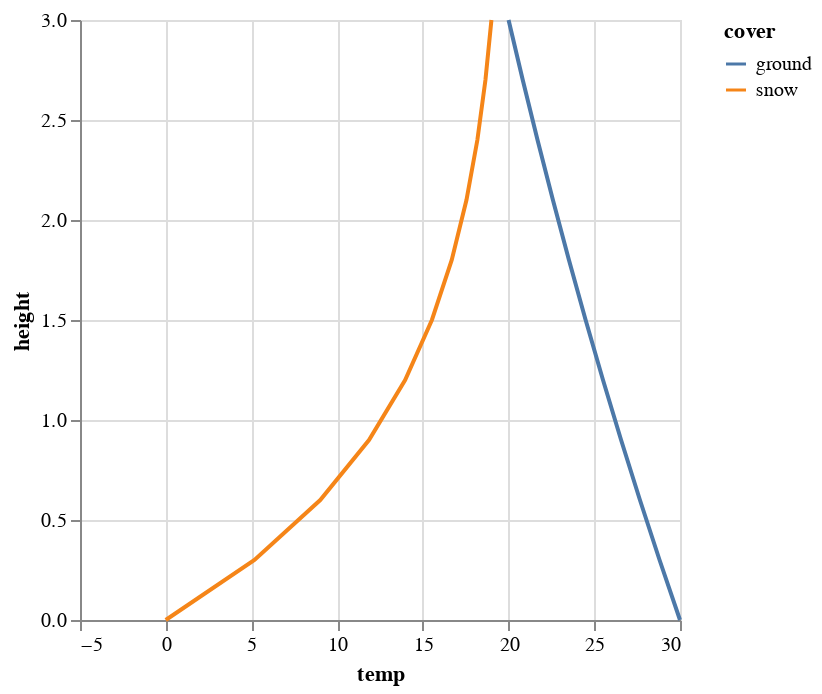

The notebook cell saved with this chart:
### Code cell
src = pd.concat([
    pd.DataFrame({
        'height': np.linspace(0, 3, 11),
        'temp': 20 - np.logspace(np.log10(20), 0, 11),
        'cover': 'snow'
    }),
    pd.DataFrame({
        'height': np.linspace(0, 3, 11),
        'temp': np.logspace(np.log10(30), np.log10(20), 11),
        'cover': 'ground'
    })
])
alt.Chart(src).mark_line().encode(
    alt.X('temp'),
    alt.Y('height'),
    alt.Color('cover')
)

### Figure 1 — Vega-Lite specification as saved in the notebook (floating-point values rounded to 4 significant figures)
{"config": {"view": {"continuousWidth": 300, "continuousHeight": 300}}, "data": {"name": "data-e7fa2b2c83157b4af7faf97d131e3408"}, "mark": {"type": "line"}, "encoding": {"color": {"field": "cover", "type": "nominal"}, "x": {"field": "temp", "type": "quantitative"}, "y": {"field": "height", "type": "quantitative"}}, "$schema": "https://vega.github.io/schema/vega-lite/v5.20.1.json", "datasets": {"data-e7fa2b2c83157b4af7faf97d131e3408": [{"height": 0.0, "temp": -3.553e-15, "cover": "snow"}, {"height": 0.3, "temp": 5.177, "cover": "snow"}, {"height": 0.6, "temp": 9.014, "cover": "snow"}, {"height": 0.9, "temp": 11.86, "cover": "snow"}, {"height": 1.2, "temp": 13.97, "cover": "snow"}, {"height": 1.5, "temp": 15.53, "cover": "snow"}, {"height": 1.8, "temp": 16.69, "cover": "snow"}, {"height": 2.1, "temp": 17.54, "cover": "snow"}, {"height": 2.4, "temp": 18.18, "cover": "snow"}, {"height": 2.7, "temp": 18.65, "cover": "snow"}, {"height": 3.0, "temp": 19.0, "cover": "snow"}, {"height": 0.0, "temp": 30.0, "cover": "ground"}, {"height": 0.3, "temp": 28.81, "cover": "ground"}, {"height": 0.6, "temp": 27.66, "cover": "ground"}, {"height": 0.9, "temp": 26.56, "cover": "ground"}, {"height": 1.2, "temp": 25.51, "cover": "ground"}, {"height": 1.5, "temp": 24.49, "cover": "ground"}, {"height": 1.8, "temp": 23.52, "cover": "ground"}, {"height": 2.1, "temp": 22.59, "cover": "ground"}, {"height": 2.4, "temp": 21.69, "cover": "ground"}, {"height": 2.7, "temp": 20.83, "cover": "ground"}, {"height": 3.0, "temp": 20.0, "cover": "ground"}]}}
